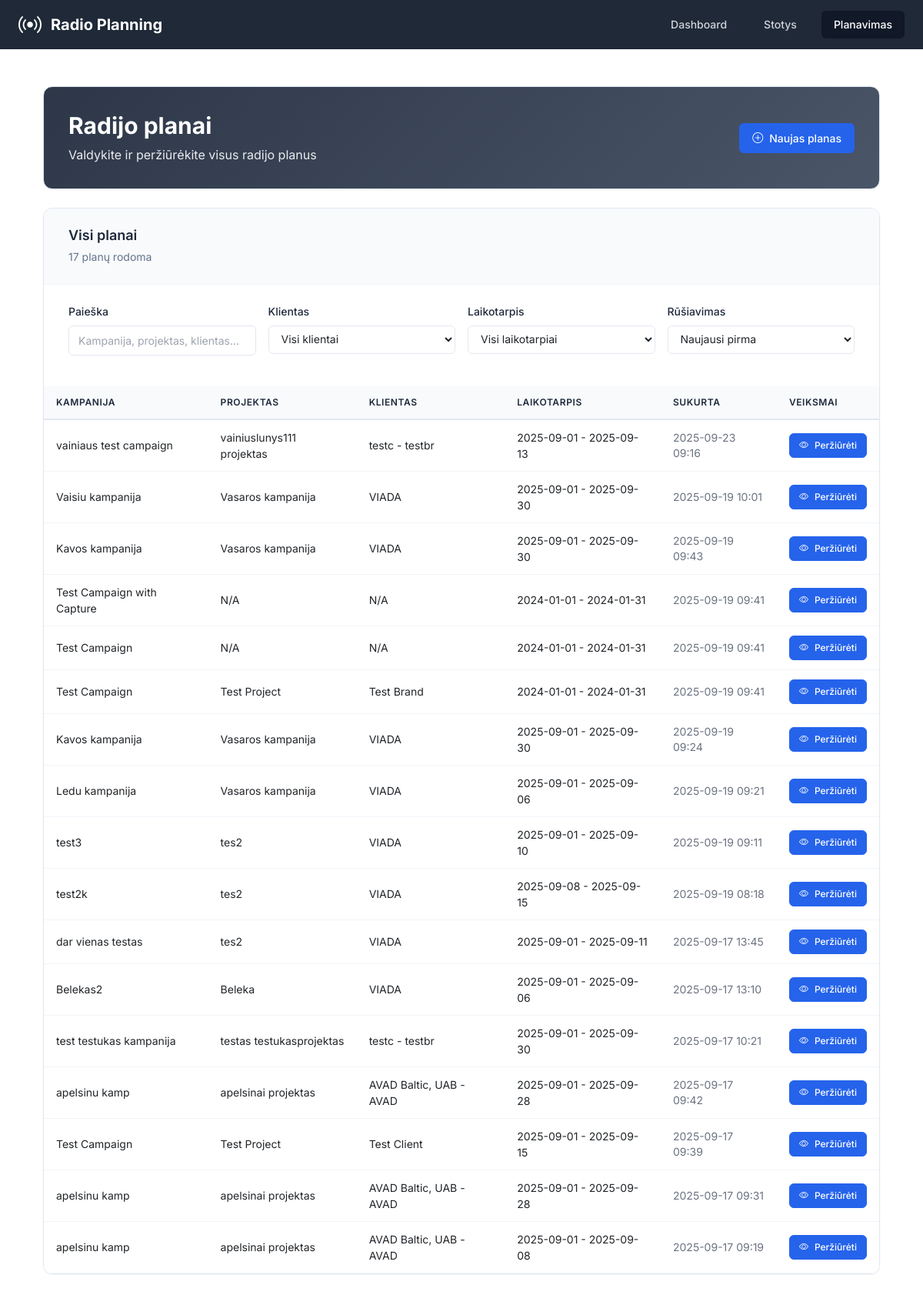
Screenshot of /planning with the database file from the repository.
### app/models.py (models this page shows, shortened)
class RadioPlan(db.Model):
    __tablename__ = 'radio_plans'
    id = db.Column(db.Integer, primary_key=True)
    campaign_id = db.Column(db.Integer, nullable=False)  # From projects-crm
    campaign_name = db.Column(db.String(200))
    project_id = db.Column(db.Integer)
    project_name = db.Column(db.String(200))
    client_brand_id = db.Column(db.Integer)
    client_brand_name = db.Column(db.String(200))
    start_date = db.Column(db.Date, nullable=False)
    end_date = db.Column(db.Date, nullable=False)
    target_audience = db.Column(db.String(50), nullable=False)
    our_discount = db.Column(db.Float, default=0)  # Percentage
    client_discount = db.Column(db.Float, default=0)  # Percentage
    created_at = db.Column(db.DateTime, default=datetime.utcnow)
    updated_at = db.Column(db.DateTime, default=datetime.utcnow, onupdate=datetime.utcnow)
    spots = db.relationship('RadioSpot', backref='plan', lazy='dynamic', cascade='all, delete-orphan')
    clips = db.relationship('RadioClip', backref='plan', lazy='dynamic', cascade='all, delete-orphan')
    selected_stations = db.relationship('RadioStation', secondary=plan_stations, lazy='subquery',
                                      backref=db.backref('plans', lazy=True))

### app/routes.py (the view)
@main_bp.route('/planning')
def planning():
    plans = RadioPlan.query.order_by(RadioPlan.created_at.desc()).all()
    return render_template('planning.html', plans=plans)

### app/templates/planning.html (shortened to what this page needs)
{% extends "base.html" %}
{% block content %}
<div class="container-fluid p-0">
    <div class="dashboard-header mb-4">
        <div class="header-content">
            <div class="flex justify-between items-center">
                <div>
                    <h1 class="text-3xl font-bold mb-2">Radijo planai</h1>
                    <p class="opacity-90">Valdykite ir peržiūrėkite visus radijo planus</p>
                </div>
                <a href="{{ url_for('main.new_plan') }}" class="btn-professional btn-primary">
                    <i class="bi bi-plus-circle"></i>
                    <span>Naujas planas</span>
                </a>
            </div>
        </div>
    </div>
    <div class="professional-section">
        <div class="section-header">
            <div class="section-title">
                <h3>Visi planai</h3>
                <span class="section-subtitle"><span id="filteredCount">{{ plans | length }}</span> planų rodoma</span>
            </div>
        </div>
        <div class="filter-content">
            <div class="filter-grid">
                <div class="filter-item">
                    <label for="searchFilter" class="filter-label">Paieška</label>
                    <input type="text" id="searchFilter" class="filter-input" placeholder="Kampanija, projektas, klientas...">
                </div>
                <div class="filter-item">
                    <label for="clientFilter" class="filter-label">Klientas</label>
                    <select id="clientFilter" class="filter-select">
                        <option value="">Visi klientai</option>
                    </select>
                </div>
                <div class="filter-item">
                    <label for="dateFilter" class="filter-label">Laikotarpis</label>
                    <select id="dateFilter" class="filter-select">
                        <option value="">Visi laikotarpiai</option>
                    </select>
                </div>
                <div class="filter-item">
                    <label for="sortFilter" class="filter-label">Rūšiavimas</label>
                    <select id="sortFilter" class="filter-select">
                        <option value="newest">Naujausi pirma</option>
                    </select>
                </div>
            </div>
        </div>
        <div class="table-container">
            {% if plans %}
            <div class="table-responsive">
                <table class="professional-table">
                    <thead>
                        <tr>
                            <th>Kampanija</th>
                            <th>Projektas</th>
                            <th>Klientas</th>
                            <th>Laikotarpis</th>
                            <th>Sukurta</th>
                            <th>Veiksmai</th>
                        </tr>
                    </thead>
                    <tbody>
                        {% for plan in plans %}
                        <tr class="plan-row"
                            data-campaign="{{ (plan.campaign_name or '')|lower }}"
                            data-project="{{ (plan.project_name or '')|lower }}"
                            data-client="{{ (plan.client_brand_name or '')|lower }}"
                            data-start-date="{{ plan.start_date.strftime('%Y-%m-%d') }}"
                            data-end-date="{{ plan.end_date.strftime('%Y-%m-%d') }}"
                            data-created="{{ plan.created_at.strftime('%Y-%m-%d') }}">
                            <td>{{ plan.campaign_name or 'N/A' }}</td>
                            <td>{{ plan.project_name or 'N/A' }}</td>
                            <td>{{ plan.client_brand_name or 'N/A' }}</td>
                            <td>
                                <span class="text-sm">
                                    {{ plan.start_date.strftime('%Y-%m-%d') }} - {{ plan.end_date.strftime('%Y-%m-%d') }}
                                </span>
                            </td>
                            <td class="text-gray-500 text-sm">{{ plan.created_at.strftime('%Y-%m-%d %H:%M') }}</td>
                            <td>
                                <a href="{{ url_for('main.view_plan', plan_id=plan.id) }}" class="btn-professional btn-primary btn-sm">
                                    <i class="bi bi-eye"></i>
                                    <span>Peržiūrėti</span>
                                </a>
                            </td>
                        </tr>
                        {% endfor %}
                    </tbody>
                </table>
            </div>
            {% endif %}
        </div>
    </div>
</div>
{% endblock %}

### app/templates/base.html (style rules this page uses)
body { font-family: 'Inter', sans-serif; }

### app/templates/planning.html (style rules this page uses)
:root { --primary-color: #2563eb; --success-color: #059669; --info-color: #0891b2; --warning-color: #d97706; --background-light: #f8fafc; --background-white: #ffffff; --text-primary: #1e293b; --text-secondary: #64748b; --text-muted: #94a3b8; --border-color: #e2e8f0; --border-light: #f1f5f9; --shadow-sm: 0 1px 2px 0 rgb(0 0 0 / 0.05); --shadow-md: 0 4px 6px -1px rgb(0 0 0 / 0.1), 0 2px 4px -2px rgb(0 0 0 / 0.1); --shadow-lg: 0 10px 15px -3px rgb(0 0 0 / 0.1), 0 4px 6px -4px rgb(0 0 0 / 0.1); --radius-sm: 6px; --radius-md: 8px; --radius-lg: 12px; }
.dashboard-header { background: linear-gradient(135deg, #2d3748, #4a5568); color: white; border: 1px solid var(--border-color); border-radius: var(--radius-lg); box-shadow: var(--shadow-sm); padding: 2rem; margin-bottom: 2rem; }
.btn-professional { display: inline-flex; align-items: center; gap: 0.5rem; padding: 0.5rem 1rem; border-radius: var(--radius-sm); font-size: 0.875rem; font-weight: 500; text-decoration: none; border: 1px solid transparent; transition: all 0.2s ease; cursor: pointer; }
.btn-professional.btn-sm { padding: 0.375rem 0.75rem; font-size: 0.75rem; }
.btn-professional.btn-primary { background: var(--primary-color); color: white; border-color: var(--primary-color); }
.professional-section { background: var(--background-white); border: 1px solid var(--border-color); border-radius: var(--radius-lg); box-shadow: var(--shadow-sm); overflow: hidden; }
.section-header { padding: 1.5rem 2rem; border-bottom: 1px solid var(--border-light); background: var(--background-light); }
.section-title h3 { font-size: 1.125rem; font-weight: 600; color: var(--text-primary); margin: 0 0 0.25rem 0; }
.section-subtitle { color: var(--text-secondary); font-size: 0.875rem; }
.table-container { overflow: hidden; }
.professional-table { width: 100%; border-collapse: collapse; font-size: 0.875rem; background: var(--background-white); }
.professional-table th { background: var(--background-light); color: var(--text-primary); font-weight: 600; padding: 0.75rem 1rem; text-align: left; border-bottom: 2px solid var(--border-color); font-size: 0.75rem; text-transform: uppercase; letter-spacing: 0.05em; }
.professional-table td { padding: 0.75rem 1rem; border-bottom: 1px solid var(--border-light); vertical-align: middle; font-size: 0.875rem; background: var(--background-white); }
.filter-content { padding: 1.5rem 2rem; }
.filter-grid { display: grid; grid-template-columns: repeat(auto-fit, minmax(200px, 1fr)); gap: 1rem; margin-bottom: 1rem; }
.filter-item { display: flex; flex-direction: column; gap: 0.5rem; }
.filter-label { font-size: 0.875rem; font-weight: 500; color: var(--text-primary); }
.filter-input, .filter-select { padding: 0.5rem 0.75rem; border: 1px solid var(--border-color); border-radius: var(--radius-sm); font-size: 0.875rem; transition: all 0.2s ease; background: var(--background-white); }
.opacity-90 { opacity: 0.9; }

### rows the page displays
RadioPlan: campaign_name "vainiaus test campaign", project_name "vainiuslunys111 projektas", client_brand_name "testc - testbr", start_date "2025-09-01", end_date "2025-09-13", created_at "2025-09-23 09:16"
RadioPlan: campaign_name "Vaisiu kampanija", project_name "Vasaros kampanija", client_brand_name "VIADA", start_date "2025-09-01", end_date "2025-09-30", created_at "2025-09-19 10:01"
RadioPlan: campaign_name "Kavos kampanija", project_name "Vasaros kampanija", client_brand_name "VIADA", start_date "2025-09-01", end_date "2025-09-30", created_at "2025-09-19 09:43"
RadioPlan: campaign_name "Test Campaign with Capture", project_name "N/A", client_brand_name "N/A", start_date "2024-01-01", end_date "2024-01-31", created_at "2025-09-19 09:41"
RadioPlan: campaign_name "Test Campaign", project_name "N/A", client_brand_name "N/A", start_date "2024-01-01", end_date "2024-01-31", created_at "2025-09-19 09:41"
RadioPlan: campaign_name "Test Campaign", project_name "Test Project", client_brand_name "Test Brand", start_date "2024-01-01", end_date "2024-01-31", created_at "2025-09-19 09:41"
RadioPlan: campaign_name "Kavos kampanija", project_name "Vasaros kampanija", client_brand_name "VIADA", start_date "2025-09-01", end_date "2025-09-30", created_at "2025-09-19 09:24"
RadioPlan: campaign_name "Ledu kampanija", project_name "Vasaros kampanija", client_brand_name "VIADA", start_date "2025-09-01", end_date "2025-09-06", created_at "2025-09-19 09:21"
RadioPlan: campaign_name "test3", project_name "tes2", client_brand_name "VIADA", start_date "2025-09-01", end_date "2025-09-10", created_at "2025-09-19 09:11"
RadioPlan: campaign_name "test2k", project_name "tes2", client_brand_name "VIADA", start_date "2025-09-08", end_date "2025-09-15", created_at "2025-09-19 08:18"
RadioPlan: campaign_name "dar vienas testas", project_name "tes2", client_brand_name "VIADA", start_date "2025-09-01", end_date "2025-09-11", created_at "2025-09-17 13:45"
RadioPlan: campaign_name "Belekas2", project_name "Beleka", client_brand_name "VIADA", start_date "2025-09-01", end_date "2025-09-06", created_at "2025-09-17 13:10"
RadioPlan: campaign_name "test testukas kampanija", project_name "testas testukasprojektas", client_brand_name "testc - testbr", start_date "2025-09-01", end_date "2025-09-30", created_at "2025-09-17 10:21"
RadioPlan: campaign_name "apelsinu kamp", project_name "apelsinai projektas", client_brand_name "AVAD Baltic, UAB - AVAD", start_date "2025-09-01", end_date "2025-09-28", created_at "2025-09-17 09:42"
RadioPlan: campaign_name "Test Campaign", project_name "Test Project", client_brand_name "Test Client", start_date "2025-09-01", end_date "2025-09-15", created_at "2025-09-17 09:39"
RadioPlan: campaign_name "apelsinu kamp", project_name "apelsinai projektas", client_brand_name "AVAD Baltic, UAB - AVAD", start_date "2025-09-01", end_date "2025-09-28", created_at "2025-09-17 09:31"
RadioPlan: campaign_name "apelsinu kamp", project_name "apelsinai projektas", client_brand_name "AVAD Baltic, UAB - AVAD", start_date "2025-09-01", end_date "2025-09-08", created_at "2025-09-17 09:19"

### other values shown
{{ plans | length }} "17"
